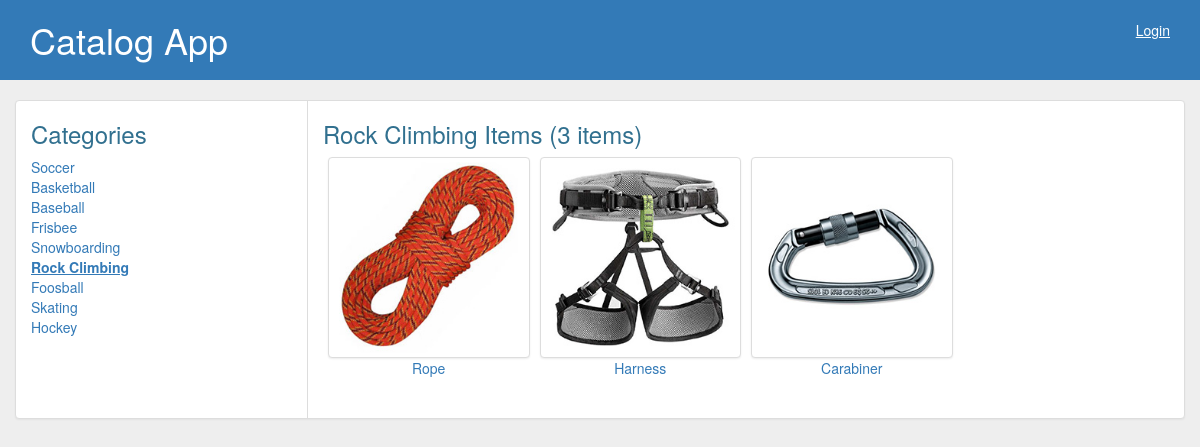
Screenshot of /catalog/6/ with the database file from the repository.
### database_setup.py (models this page shows, shortened)
class Category(Base):
    __tablename__ = 'category'
    name = Column(String(80), nullable=False)
    id = Column(Integer, primary_key=True)

class CategoryItem(Base):
    __tablename__ = 'category_item'
    name = Column(String(80), nullable=False)
    id = Column(Integer, primary_key=True)
    description = Column(String(250))
    image = Column(String(250))
    category_id = Column(Integer, ForeignKey('category.id'))
    category = relationship(Category)
    user_id = Column(Integer, ForeignKey('user.id'))
    user = relationship(User)

### webserver.py (the view)
@app.route('/catalog/<int:cat_id>/')
@app.route('/catalog/<int:cat_id>/<endpoint>')
def displaySingleCatItems(cat_id, endpoint=None):
    cats = session.query(Category).all()
    curr_cat = session.query(Category).filter(Category.id == cat_id).one()
    items = session.query(CategoryItem) \
        .filter(CategoryItem.category_id == cat_id).all()
    if endpoint == 'json':
        curr_cat = curr_cat.serialize
        curr_cat['items'] = [serializeItem(i) for i in items]
        return jsonify(category=curr_cat)
    title_text = "%s Items (%i items)" % (curr_cat.name, len(items))
    return render_template(
        'display_items.html.j2', cats=cats, items=items,
        title_text=title_text, cat_name=curr_cat.name, login_session=login_session)

### templates/display_items.html.j2 (shortened to what this page needs)
{% extends "layout.html.j2" %}
{% block content %}
  <div class="panel-body display-items">
    <div class="cat-cols col-xs-3">
      <h3 class="text-info">Categories</h3>
      {% for cat in cats %}
      <a class="cat-text {{'curr-cat' if cat.name == cat_name }}" href="{{url_for('displaySingleCatItems', cat_id = cat.id)}}">{{cat.name}}</a><br />
      {% endfor %}
    </div>
    <div class="content-cols col-xs-9">
      <h3 class="text-info">{{title_text}}</h3>
      {% for item in items %}
        <div class="item-display text-center col-xs-3">
          <a href="{{url_for('displayItemDetails', item_id = item.id )}}">
            <img class="img-thumbnail" src="/images/{{item.image}}" /><br />
            {{item.name}}
          </a><br />
        </div>
      {% endfor %}
    </div>
  </div>
{% endblock %}

### static/styles.css (style rules this page uses)
body { background-color: #eee; }
.h1, .h2, .h3, .h4, .h5, .h6, h1, h2, h3, h4, h5, h6 { font-weight: 100; }
.panel-body.display-items { padding: 0; display: -webkit-box; display: -webkit-flex; display: -ms-flexbox; display: flex; }
.cat-cols, .content-cols { font-size: 14px; line-height: 20px; padding-bottom: 20px; }
.cat-cols { border-right: 1px solid #ddd; }
.cat-text:hover, a.curr-cat { font-weight: bold; text-decoration: underline; }
.item-display { padding: 0px 5px 20px 5px; }

### rows the page displays
Category: name "Soccer"
Category: name "Basketball"
Category: name "Baseball"
Category: name "Frisbee"
Category: name "Snowboarding"
Category: name "Rock Climbing"
Category: name "Foosball"
Category: name "Skating"
Category: name "Hockey"
CategoryItem: image (picture), name "Rope"
CategoryItem: image (picture), name "Harness"
CategoryItem: image (picture), name "Carabiner"

### other values shown
{{ title_text }} "Rock Climbing Items (3 items)"
